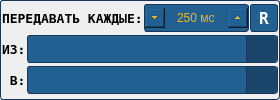
<?xml version="1.0" encoding="UTF-8"?>
<ui version="4.0">
 <class>Form</class>
 <widget class="QWidget" name="Form">
  <property name="geometry">
   <rect>
    <x>0</x>
    <y>0</y>
    <width>280</width>
    <height>100</height>
   </rect>
  </property>
  <property name="minimumSize">
   <size>
    <width>200</width>
    <height>100</height>
   </size>
  </property>
  <property name="maximumSize">
   <size>
    <width>280</width>
    <height>100</height>
   </size>
  </property>
  <property name="windowTitle">
   <string>Form</string>
  </property>
  <property name="styleSheet">
   <string notr="true">QToolButton {
    qproperty-alignment: AlignCenter;
	border: 1px solid #FF17365D;
    border-radius: 3px;
	background-color: #226091;
	padding: 3px;
	color: #FFFFFF;
	font: bold 12pt &quot;DejaVu Sans Mono&quot;;
}

QCheckBox {
	font: bold 10pt &quot;DejaVu Sans Mono&quot;;
}

QLineEdit {
	font: 10pt &quot;DejaVu Sans Mono&quot;;
}

QLabel {
	font: bold 10pt &quot;DejaVu Sans Mono&quot;;
}

QToolButton:hover {
	color: #f0b321;
}

QListView {
	font: 8pt &quot;DejaVu Sans Mono&quot;;
}

QToolButton:pressed,
QToolButton:checked {
	color: #f0b321;
	background-color: #19466a;
	border: 2px solid #f0b321;
}

QSpinBox {
    qproperty-alignment: AlignCenter;
	border: 1px solid #FF17365D;
	color: #f0b321;
	background-color: #226091;
	border-radius: 3px;
	selection-background-color:#19466a;
	selection-color: #f0b321;
	font: bold 10pt &quot;DejaVu Sans Mono&quot;;
}

QSpinBox::up-button { subcontrol-origin: content;  subcontrol-position: right;  width:20px; height: 20px; }
QSpinBox::down-button {subcontrol-origin: content; subcontrol-position: left;  width:20px; height: 20px; }

QComboBox {
    border: 1px solid #17365D;
    border-radius: 3px;
	font: bold 10pt &quot;DejaVu Sans Mono&quot;;
	color: #f0b321;
    background-color: #226091;
	padding: 5px;
}

QComboBox:!editable:on {
    color: #f0b321;
	background-color: #19466a;
	border: 1px solid #f0b321;
}

QComboBox:on {
    padding-top: 3px;
    padding-left: 4px;
}

QComboBox::drop-down {
    subcontrol-origin: padding;
    subcontrol-position: right;
    width: 30px;
	background-color: #19466a;
    border-left-width: 1px;
    border-left-color: #17365D;
    border-left-style: solid;
    border-top-right-radius: 5px;
    border-bottom-right-radius: 5px;
}

QComboBox::down-arrow:on {
    top: 1px;
    left: 1px;
}

QComboBox QListView {
    selection-background-color: #f0b321;
	selection-color: #19466a;
	color: #f0b321;
	background-color: #19466a;
	border: 2px solid #f0b321;
}

QComboBox QToolTip {
    font: bold 10pt &quot;DejaVu Sans Mono&quot;;
	color: #f0b321;
	background-color: #19466a;
	border: 2px solid #f0b321;
    border-radius: 3px;
}

QComboBox#cbxProduct QAbstractItemView {
	min-width: 800px;
}

QScrollBar {
	background: none;
	border: 1px;
	margin: 1;
	padding: 1;
	width: 15px;
}

QScrollBar:handle {
	border: 1px solid #FF17365D;
	background: #226091;
	border-radius: 3px;
	min-height: 45px;
	min-width: 15px;
}

QScrollBar:sub-line {
	background: none;
	border: none;
	height: 0px;
	padding: 0;
	width: 0px;
}

QScrollBar:add-line {
	background:  none;
	border: none;
	height: 0px;	
	padding: 0;
	width: 0px;
}

QWidget#Form {
	border: 1px solid #17365D;
	border-radius: 3px;
}</string>
  </property>
  <layout class="QVBoxLayout" name="verticalLayout" stretch="1,1,1">
   <property name="spacing">
    <number>1</number>
   </property>
   <property name="leftMargin">
    <number>2</number>
   </property>
   <property name="topMargin">
    <number>2</number>
   </property>
   <property name="rightMargin">
    <number>2</number>
   </property>
   <property name="bottomMargin">
    <number>2</number>
   </property>
   <item>
    <layout class="QHBoxLayout" name="horizontalLayout_6" stretch="1,1,0">
     <property name="spacing">
      <number>1</number>
     </property>
     <item>
      <widget class="QLabel" name="label_4">
       <property name="font">
        <font>
         <family>DejaVu Sans Mono</family>
         <pointsize>10</pointsize>
         <italic>false</italic>
         <bold>true</bold>
        </font>
       </property>
       <property name="text">
        <string>ПЕРЕДАВАТЬ КАЖДЫЕ:</string>
       </property>
      </widget>
     </item>
     <item>
      <widget class="QSpinBox" name="spInterval">
       <property name="sizePolicy">
        <sizepolicy hsizetype="Expanding" vsizetype="Minimum">
         <horstretch>0</horstretch>
         <verstretch>0</verstretch>
        </sizepolicy>
       </property>
       <property name="minimumSize">
        <size>
         <width>100</width>
         <height>0</height>
        </size>
       </property>
       <property name="wrapping">
        <bool>false</bool>
       </property>
       <property name="alignment">
        <set>Qt::AlignCenter</set>
       </property>
       <property name="readOnly">
        <bool>false</bool>
       </property>
       <property name="buttonSymbols">
        <enum>QAbstractSpinBox::UpDownArrows</enum>
       </property>
       <property name="correctionMode">
        <enum>QAbstractSpinBox::CorrectToNearestValue</enum>
       </property>
       <property name="showGroupSeparator" stdset="0">
        <bool>true</bool>
       </property>
       <property name="suffix">
        <string> мс</string>
       </property>
       <property name="minimum">
        <number>10</number>
       </property>
       <property name="maximum">
        <number>999999</number>
       </property>
       <property name="value">
        <number>250</number>
       </property>
      </widget>
     </item>
     <item>
      <widget class="QToolButton" name="tbRun">
       <property name="minimumSize">
        <size>
         <width>28</width>
         <height>28</height>
        </size>
       </property>
       <property name="maximumSize">
        <size>
         <width>28</width>
         <height>28</height>
        </size>
       </property>
       <property name="font">
        <font>
         <family>DejaVu Sans Mono</family>
         <pointsize>12</pointsize>
         <italic>false</italic>
         <bold>true</bold>
        </font>
       </property>
       <property name="text">
        <string>R</string>
       </property>
       <property name="iconSize">
        <size>
         <width>36</width>
         <height>36</height>
        </size>
       </property>
       <property name="checkable">
        <bool>true</bool>
       </property>
       <property name="checked">
        <bool>false</bool>
       </property>
      </widget>
     </item>
    </layout>
   </item>
   <item>
    <layout class="QHBoxLayout" name="horizontalLayout" stretch="0,1">
     <property name="spacing">
      <number>1</number>
     </property>
     <item>
      <widget class="QLabel" name="label_5">
       <property name="font">
        <font>
         <family>DejaVu Sans Mono</family>
         <pointsize>10</pointsize>
         <italic>false</italic>
         <bold>true</bold>
        </font>
       </property>
       <property name="text">
        <string>ИЗ:</string>
       </property>
      </widget>
     </item>
     <item>
      <widget class="QComboBox" name="cbxFrom">
       <property name="sizeAdjustPolicy">
        <enum>QComboBox::AdjustToContents</enum>
       </property>
      </widget>
     </item>
    </layout>
   </item>
   <item>
    <layout class="QHBoxLayout" name="horizontalLayout_2" stretch="0,1">
     <property name="spacing">
      <number>1</number>
     </property>
     <item>
      <widget class="QLabel" name="label_6">
       <property name="font">
        <font>
         <family>DejaVu Sans Mono</family>
         <pointsize>10</pointsize>
         <italic>false</italic>
         <bold>true</bold>
        </font>
       </property>
       <property name="text">
        <string> В:</string>
       </property>
      </widget>
     </item>
     <item>
      <widget class="QComboBox" name="cbxTo">
       <property name="sizeAdjustPolicy">
        <enum>QComboBox::AdjustToContents</enum>
       </property>
      </widget>
     </item>
    </layout>
   </item>
  </layout>
 </widget>
 <resources/>
 <connections/>
</ui>
